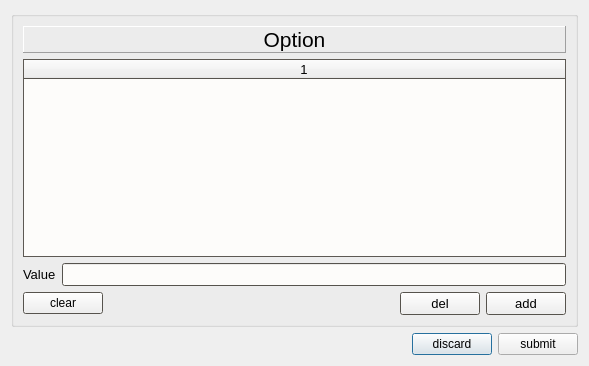
<?xml version="1.0" encoding="UTF-8"?>
<ui version="4.0">
 <class>specialOptionDialog</class>
 <widget class="QDialog" name="specialOptionDialog">
  <property name="geometry">
   <rect>
    <x>0</x>
    <y>0</y>
    <width>589</width>
    <height>366</height>
   </rect>
  </property>
  <property name="windowTitle">
   <string>Special Options Editor</string>
  </property>
  <layout class="QGridLayout" name="gridLayout_2">
   <item row="1" column="0">
    <layout class="QHBoxLayout" name="horizontalLayout_3">
     <item>
      <spacer name="horizontalSpacer">
       <property name="orientation">
        <enum>Qt::Horizontal</enum>
       </property>
       <property name="sizeHint" stdset="0">
        <size>
         <width>308</width>
         <height>20</height>
        </size>
       </property>
      </spacer>
     </item>
     <item>
      <widget class="QPushButton" name="discardButton">
       <property name="text">
        <string>discard</string>
       </property>
      </widget>
     </item>
     <item>
      <widget class="QPushButton" name="submitButton">
       <property name="text">
        <string>submit</string>
       </property>
      </widget>
     </item>
    </layout>
   </item>
   <item row="0" column="0">
    <widget class="QGroupBox" name="groupBox">
     <property name="palette">
      <palette>
       <active>
        <colorrole role="Base">
         <brush brushstyle="SolidPattern">
          <color alpha="255">
           <red>253</red>
           <green>252</green>
           <blue>250</blue>
          </color>
         </brush>
        </colorrole>
        <colorrole role="Window">
         <brush brushstyle="SolidPattern">
          <color alpha="255">
           <red>121</red>
           <green>116</green>
           <blue>108</blue>
          </color>
         </brush>
        </colorrole>
       </active>
       <inactive>
        <colorrole role="Base">
         <brush brushstyle="SolidPattern">
          <color alpha="255">
           <red>253</red>
           <green>252</green>
           <blue>250</blue>
          </color>
         </brush>
        </colorrole>
        <colorrole role="Window">
         <brush brushstyle="SolidPattern">
          <color alpha="255">
           <red>121</red>
           <green>116</green>
           <blue>108</blue>
          </color>
         </brush>
        </colorrole>
       </inactive>
       <disabled>
        <colorrole role="Base">
         <brush brushstyle="SolidPattern">
          <color alpha="255">
           <red>121</red>
           <green>116</green>
           <blue>108</blue>
          </color>
         </brush>
        </colorrole>
        <colorrole role="Window">
         <brush brushstyle="SolidPattern">
          <color alpha="255">
           <red>121</red>
           <green>116</green>
           <blue>108</blue>
          </color>
         </brush>
        </colorrole>
       </disabled>
      </palette>
     </property>
     <layout class="QGridLayout" name="gridLayout">
      <item row="1" column="0">
       <widget class="QTableWidget" name="valueTable">
        <property name="font">
         <font>
          <pointsize>10</pointsize>
         </font>
        </property>
        <property name="editTriggers">
         <set>QAbstractItemView::NoEditTriggers</set>
        </property>
        <property name="columnCount">
         <number>1</number>
        </property>
        <attribute name="horizontalHeaderCascadingSectionResizes">
         <bool>true</bool>
        </attribute>
        <attribute name="horizontalHeaderDefaultSectionSize">
         <number>560</number>
        </attribute>
        <column/>
       </widget>
      </item>
      <item row="2" column="0">
       <layout class="QHBoxLayout" name="horizontalLayout_2">
        <item>
         <widget class="QLabel" name="sourceLabel">
          <property name="font">
           <font>
            <pointsize>10</pointsize>
           </font>
          </property>
          <property name="text">
           <string>Value</string>
          </property>
         </widget>
        </item>
        <item>
         <widget class="QLineEdit" name="valueLineEdit">
          <property name="font">
           <font>
            <pointsize>10</pointsize>
           </font>
          </property>
         </widget>
        </item>
       </layout>
      </item>
      <item row="3" column="0">
       <layout class="QHBoxLayout" name="horizontalLayout">
        <item>
         <widget class="QPushButton" name="pushButton">
          <property name="text">
           <string>clear</string>
          </property>
          <property name="icon">
           <iconset resource="../src/icons.qrc">
            <normaloff>:/icon/icons/skull.png</normaloff>:/icon/icons/skull.png</iconset>
          </property>
         </widget>
        </item>
        <item>
         <spacer name="horizontalSpacer_2">
          <property name="orientation">
           <enum>Qt::Horizontal</enum>
          </property>
          <property name="sizeHint" stdset="0">
           <size>
            <width>328</width>
            <height>20</height>
           </size>
          </property>
         </spacer>
        </item>
        <item>
         <widget class="QPushButton" name="delButton">
          <property name="font">
           <font>
            <pointsize>10</pointsize>
           </font>
          </property>
          <property name="text">
           <string>del</string>
          </property>
          <property name="icon">
           <iconset resource="../src/icons.qrc">
            <normaloff>:/icon/icons/del.png</normaloff>:/icon/icons/del.png</iconset>
          </property>
         </widget>
        </item>
        <item>
         <widget class="QPushButton" name="addButton">
          <property name="font">
           <font>
            <pointsize>10</pointsize>
           </font>
          </property>
          <property name="text">
           <string>add</string>
          </property>
          <property name="icon">
           <iconset resource="../src/icons.qrc">
            <normaloff>:/icon/icons/add.png</normaloff>:/icon/icons/add.png</iconset>
          </property>
         </widget>
        </item>
       </layout>
      </item>
      <item row="0" column="0">
       <widget class="QLabel" name="headerLabel">
        <property name="font">
         <font>
          <pointsize>16</pointsize>
         </font>
        </property>
        <property name="layoutDirection">
         <enum>Qt::LeftToRight</enum>
        </property>
        <property name="frameShape">
         <enum>QFrame::Panel</enum>
        </property>
        <property name="frameShadow">
         <enum>QFrame::Raised</enum>
        </property>
        <property name="text">
         <string>Option</string>
        </property>
        <property name="alignment">
         <set>Qt::AlignCenter</set>
        </property>
       </widget>
      </item>
     </layout>
    </widget>
   </item>
  </layout>
 </widget>
 <resources>
  <include location="../src/icons.qrc"/>
 </resources>
 <connections>
  <connection>
   <sender>discardButton</sender>
   <signal>clicked()</signal>
   <receiver>specialOptionDialog</receiver>
   <slot>slot_discardButtonClicked()</slot>
   <hints>
    <hint type="sourcelabel">
     <x>438</x>
     <y>352</y>
    </hint>
    <hint type="destinationlabel">
     <x>393</x>
     <y>349</y>
    </hint>
   </hints>
  </connection>
  <connection>
   <sender>submitButton</sender>
   <signal>clicked()</signal>
   <receiver>specialOptionDialog</receiver>
   <slot>slot_submitButtonClicked()</slot>
   <hints>
    <hint type="sourcelabel">
     <x>568</x>
     <y>346</y>
    </hint>
    <hint type="destinationlabel">
     <x>589</x>
     <y>345</y>
    </hint>
   </hints>
  </connection>
  <connection>
   <sender>valueTable</sender>
   <signal>cellClicked(int,int)</signal>
   <receiver>specialOptionDialog</receiver>
   <slot>slot_tableClicked()</slot>
   <hints>
    <hint type="sourcelabel">
     <x>38</x>
     <y>135</y>
    </hint>
    <hint type="destinationlabel">
     <x>1</x>
     <y>138</y>
    </hint>
   </hints>
  </connection>
  <connection>
   <sender>pushButton</sender>
   <signal>clicked()</signal>
   <receiver>specialOptionDialog</receiver>
   <slot>slot_clearButtonClicked()</slot>
   <hints>
    <hint type="sourcelabel">
     <x>30</x>
     <y>309</y>
    </hint>
    <hint type="destinationlabel">
     <x>2</x>
     <y>310</y>
    </hint>
   </hints>
  </connection>
  <connection>
   <sender>addButton</sender>
   <signal>clicked()</signal>
   <receiver>specialOptionDialog</receiver>
   <slot>slot_addButtonClicked()</slot>
   <hints>
    <hint type="sourcelabel">
     <x>554</x>
     <y>305</y>
    </hint>
    <hint type="destinationlabel">
     <x>586</x>
     <y>304</y>
    </hint>
   </hints>
  </connection>
  <connection>
   <sender>delButton</sender>
   <signal>clicked()</signal>
   <receiver>specialOptionDialog</receiver>
   <slot>slot_delButtonClicked()</slot>
   <hints>
    <hint type="sourcelabel">
     <x>428</x>
     <y>305</y>
    </hint>
    <hint type="destinationlabel">
     <x>186</x>
     <y>340</y>
    </hint>
   </hints>
  </connection>
 </connections>
 <slots>
  <slot>slot_addButtonClicked()</slot>
  <slot>slot_delButtonClicked()</slot>
  <slot>slot_discardButtonClicked()</slot>
  <slot>slot_submitButtonClicked()</slot>
  <slot>slot_tableClicked()</slot>
  <slot>slot_clearButtonClicked()</slot>
 </slots>
</ui>
